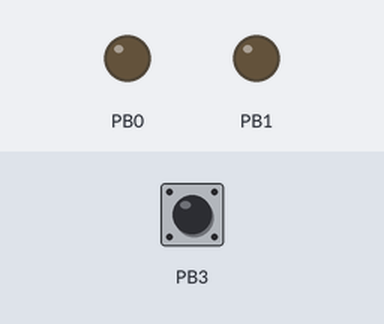
The sketch below on a simulated ATtiny85, built with avr-gcc and run on an emulated ATtiny85. On the bench: output pins drawn as LEDs (lit = HIGH). The inputs (shaded band) are chosen by the test bench; at power-on: PB3 HIGH.

Above: at 0.8 s.
0.9 s: PB3 pulled LOW for 0.15 s
2.5 s: PB3 driven LOW
5.5 s: PB3 driven HIGH
7.0 s: PB3 driven LOW
10.0 s: PB3 pulsed HIGH 2 times (0.12 s each, 0.3 s apart)
Timing chart, 0 to 13.0 s (numbered marks = the images above; inputs shaded):
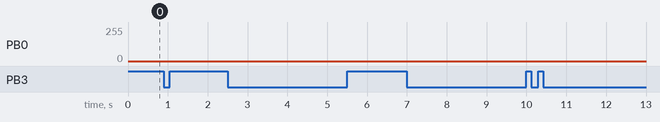

The sketch:

PWM.ino
```cpp
#include <avr/io.h>
#include <util/delay.h>

/* This code is to understand PWM for LED driving.
 * Output pins are:
 * Pin 5 - OC0A – Output Compare pin A
 * Pin 6 - OC0B – Output Compare pin B
 *
 * The output compare pin value is set by the comperator when the counter value is equal to Output Compare register (OCR0A or OCR0B)
 * Foe driving the LEDs PWM (phase correct) mode is used.
 * This mode is selected by:
 * 1. WGM0[2:0] (Waveform Generation Mode) = 0b001
 * 2. COMOA[1:0] (Compare Match Output A) = 0b10
 * 2. COMOB[1:0] (Compare Match Output B) = 0b10
 *
 * Using this mode will claer the output compare pin when the counter value is equal to output compare register while counting up
 * and set the output compare pin when the counter value is equal to output compare register while counting down
 *
 *|
 *|         /\            /\            /\            /\         counter = 255
 *|        /  \          /  \          /  \          /  \
 *|  _____/____\________/____\________/____\________/____\_____  counter = OCR0
 *|      /'    '\      /'    '\      /'    '\      /'    '\
 *|     / '    ' \    / '    ' \    / '    ' \    / '    '\
 *|    /  '    '  \  /  '    '  \  /  '    '  \  /  '    ' \
 *|   /   '    '   \/   '    '   \/   '    '   \/   '    '  \    counter = 0
 *|       '    '        '    '        '    '        '    '
 *|   ====|    |========|    |========|    |========|    |====== OC0 = "1"
 *|       |    |        |    |        |    |        |    |
 *|       |====|        |====|        |====|        |====|       OC0 = "0"
 *
  */


void reset_params(){
   // PWN configuration
   TCCR0A = 0b10100001; // reset
   //TCCR0A |= ((0b10<<COM0A0)|(0b10<<COM0B0)|(0b01<<WGM00)); //  COM0A = 10, COM0B = 10, WGM = (0)01 -> TCCR0A = 0b10100001
   TCCR0B = 0b00000001; // Reset
   //TCCR0B |= ((0<<FOC0A)|(0<<FOC0B)|(0<<WGM02)|(0b001<<CS00)); // FOC0A = 0, FOC0B = 0, WGM = 0(01), CS0 = 0b001 -> TCCR0B = 0b00000001

   // Pin configuration
   DDRB |= (1 << DDB0);  // Set pin 5 (PB0) to output
   DDRB |= (1 << DDB1);  // Set pin 6 (PB1) to output

   DDRB &= ~(1 << DDB3);  // Set pin 2 (PB3) to input
   PORTB |= (1 << PORTB3); // Set pin 2 (PB3) to pull up

   // Turn off LEDs
   OCR0B = 0;
   OCR0A = 0;
}

int main(){
   reset_params();
   while (1){
      if ((PINB&8) == 0) { // if switch is pressed
         if (OCR0A == 0){
            OCR0A = 255; // reset to full if get to off
         }
         else {
            OCR0A -= 10; // decrease brightness
         }
      }
      else {
         OCR0A = 0; // turn of if not pressed
      }
      delay(200);
   }
}
```

Measured:
- after the input at 5.5 s, PB0: stays 0/255 (without the input it goes to 31/255 after 1.5 s)
